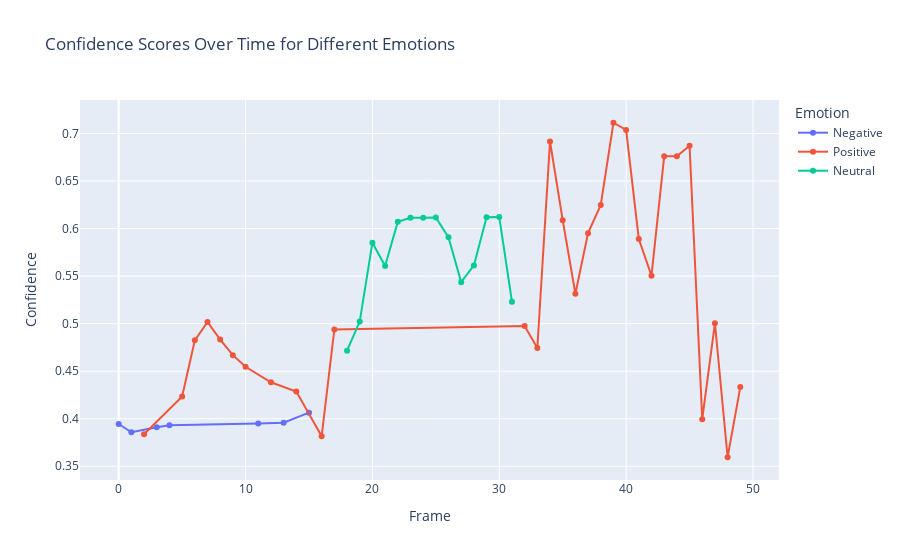

Notebook code for this chart:
### Code cell
# Filter the data by emotions
negative_data = df[df['Emotion'] == 'Negative']
neutral_data = df[df['Emotion'] == 'Neutral']
positive_data = df[df['Emotion'] == 'Positive']

# Create a Plotly figure
fig = px.line(df, x=df.index, y='Confidence', color='Emotion',
              labels={'index': 'Frame', 'Confidence': 'Confidence'},
              title='Confidence Scores Over Time for Different Emotions')

# Customize the figure appearance (optional)
fig.update_traces(mode='lines+markers')
fig.update_layout(legend_title='Emotion')
fig.update_xaxes(title_text='Frame')
fig.update_yaxes(title_text='Confidence')

# # Show the interactive plot
fig.show()

### Figure 1 — Plotly figure (JSON) as saved in the notebook; plotly's stock layout.template omitted (floating-point values rounded to 4 significant figures)
{"data": [{"hovertemplate": "Emotion=Negative<br>Frame=%{x}<br>Confidence=%{y}<extra></extra>", "legendgroup": "Negative", "line": {"color": "#636efa", "dash": "solid"}, "marker": {"symbol": "circle"}, "mode": "lines+markers", "name": "Negative", "orientation": "v", "showlegend": true, "type": "scatter", "x": [0, 1, 3, 4, 11, 13, 15], "xaxis": "x", "y": [0.3945, 0.3857, 0.3911, 0.3932, 0.3949, 0.3959, 0.4064], "yaxis": "y"}, {"hovertemplate": "Emotion=Positive<br>Frame=%{x}<br>Confidence=%{y}<extra></extra>", "legendgroup": "Positive", "line": {"color": "#EF553B", "dash": "solid"}, "marker": {"symbol": "circle"}, "mode": "lines+markers", "name": "Positive", "orientation": "v", "showlegend": true, "type": "scatter", "x": [2, 5, 6, 7, 8, 9, 10, 12, 14, 16, 17, 32, 33, 34, 35, 36, 37, 38, 39, 40, 41, 42, 43, 44, 45, 46, 47, 48, 49], "xaxis": "x", "y": [0.3837, 0.4233, 0.4825, 0.5018, 0.4832, 0.4669, 0.4547, 0.4383, 0.4286, 0.3816, 0.4939, 0.4976, 0.4745, 0.6916, 0.6089, 0.5314, 0.5952, 0.6248, 0.7113, 0.7038, 0.5891, 0.5504, 0.676, 0.676, 0.6871, 0.3995, 0.5005, 0.3595, 0.4333], "yaxis": "y"}, {"hovertemplate": "Emotion=Neutral<br>Frame=%{x}<br>Confidence=%{y}<extra></extra>", "legendgroup": "Neutral", "line": {"color": "#00cc96", "dash": "solid"}, "marker": {"symbol": "circle"}, "mode": "lines+markers", "name": "Neutral", "orientation": "v", "showlegend": true, "type": "scatter", "x": [18, 19, 20, 21, 22, 23, 24, 25, 26, 27, 28, 29, 30, 31], "xaxis": "x", "y": [0.4716, 0.5022, 0.5852, 0.5606, 0.6071, 0.6114, 0.6114, 0.6116, 0.5908, 0.5436, 0.5613, 0.612, 0.6122, 0.5231], "yaxis": "y"}], "layout": {"legend": {"title": {"text": "Emotion"}, "tracegroupgap": 0}, "title": {"text": "Confidence Scores Over Time for Different Emotions"}, "xaxis": {"anchor": "y", "domain": [0, 1], "title": {"text": "Frame"}}, "yaxis": {"anchor": "x", "domain": [0, 1], "title": {"text": "Confidence"}}}}
